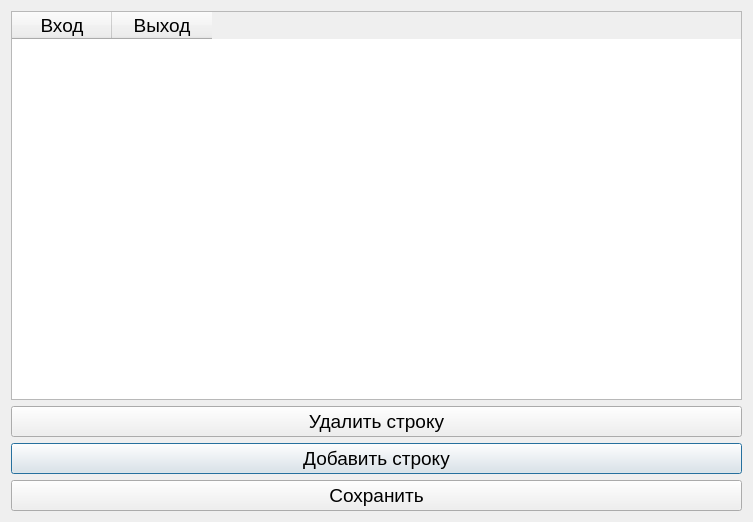
<?xml version="1.0" encoding="UTF-8"?>
<ui version="4.0">
 <class>Dialog</class>
 <widget class="QDialog" name="Dialog">
  <property name="geometry">
   <rect>
    <x>0</x>
    <y>0</y>
    <width>753</width>
    <height>522</height>
   </rect>
  </property>
  <property name="windowTitle">
   <string>Dialog</string>
  </property>
  <layout class="QGridLayout" name="gridLayout_2">
   <item row="0" column="0">
    <layout class="QGridLayout" name="gridLayout">
     <item row="2" column="0">
      <widget class="QPushButton" name="add_row_btn">
       <property name="font">
        <font>
         <pointsize>14</pointsize>
        </font>
       </property>
       <property name="text">
        <string>Добавить строку</string>
       </property>
      </widget>
     </item>
     <item row="3" column="0">
      <widget class="QPushButton" name="save_btn">
       <property name="font">
        <font>
         <pointsize>14</pointsize>
        </font>
       </property>
       <property name="text">
        <string>Сохранить</string>
       </property>
      </widget>
     </item>
     <item row="0" column="0">
      <widget class="QTableWidget" name="tableWidget">
       <property name="font">
        <font>
         <pointsize>14</pointsize>
        </font>
       </property>
       <property name="rowCount">
        <number>0</number>
       </property>
       <column>
        <property name="text">
         <string>Вход</string>
        </property>
       </column>
       <column>
        <property name="text">
         <string>Выход</string>
        </property>
       </column>
      </widget>
     </item>
     <item row="1" column="0">
      <widget class="QPushButton" name="remove_row_btn">
       <property name="font">
        <font>
         <pointsize>14</pointsize>
        </font>
       </property>
       <property name="text">
        <string>Удалить строку</string>
       </property>
      </widget>
     </item>
    </layout>
   </item>
  </layout>
 </widget>
 <resources/>
 <connections/>
</ui>
